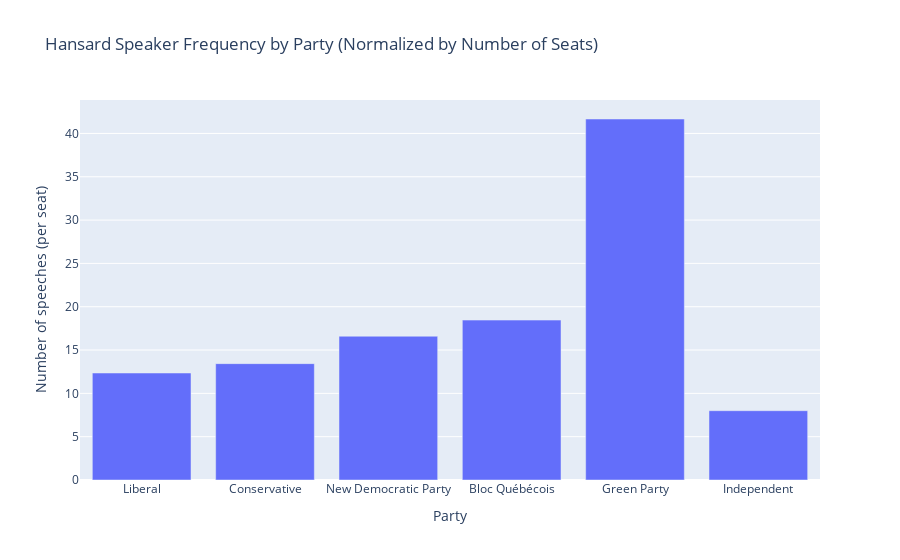

Notebook cell for this chart:
### Code cell
freq_norm = pd.DataFrame(hansard['speakerparty'].value_counts()).div(seats['Seats'], axis=0)
px.bar(freq_norm,title='Hansard Speaker Frequency by Party (Normalized by Number of Seats)', labels={'index': 'Party', 'value':'Number of speeches (per seat)'}).update(layout_showlegend=False)

### Figure 1 — Plotly figure (JSON) as saved in the notebook; plotly's stock layout.template omitted (floating-point values rounded to 4 significant figures)
{"data": [{"alignmentgroup": "True", "hovertemplate": "variable=speakerparty<br>Party=%{x}<br>Number of speeches (per seat)=%{y}<extra></extra>", "legendgroup": "speakerparty", "marker": {"color": "#636efa", "pattern": {"shape": ""}}, "name": "speakerparty", "offsetgroup": "speakerparty", "orientation": "v", "showlegend": true, "textposition": "auto", "type": "bar", "x": ["Liberal", "Conservative", "New Democratic Party", "Bloc Québécois", "Green Party", "Independent"], "xaxis": "x", "y": [12.35, 13.43, 16.59, 18.46, 41.67, 8], "yaxis": "y"}], "layout": {"barmode": "relative", "legend": {"title": {"text": "variable"}, "tracegroupgap": 0}, "showlegend": false, "title": {"text": "Hansard Speaker Frequency by Party (Normalized by Number of Seats)"}, "xaxis": {"anchor": "y", "domain": [0, 1], "title": {"text": "Party"}}, "yaxis": {"anchor": "x", "domain": [0, 1], "title": {"text": "Number of speeches (per seat)"}}}}
